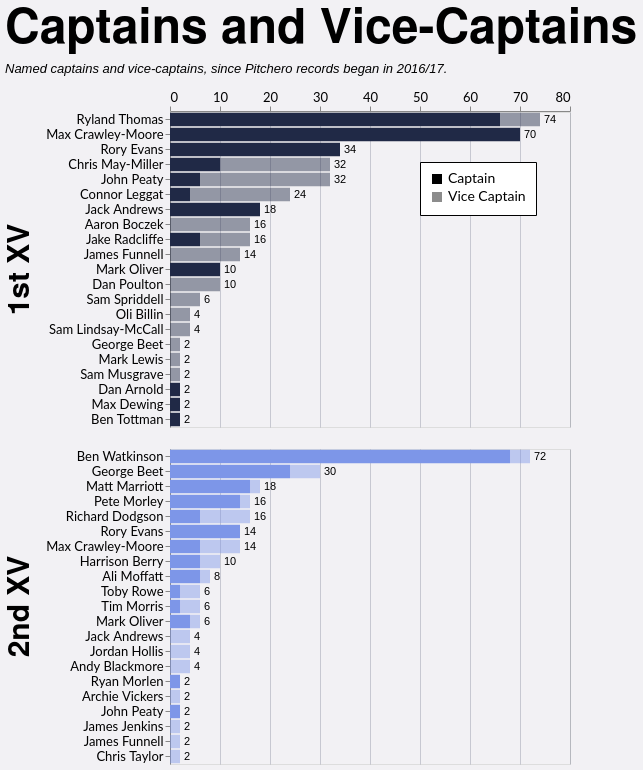

Specify this chart in Vega-Lite:
### Vega-Lite specification from a JSON file in a GitHub repository (floating-point values rounded to 4 significant figures; data arrays with more than 128 entries replaced by an {"elided": "..."} marker saying what was removed)
{"config": {"axis": {"labelFont": "Lato, sans-serif", "titleFont": "PT Sans Narrow, Helvetica Neue, Helvetica, Arial, sans-serif", "labelFontSize": 13, "titleFontSize": 24, "gridColor": "#202947", "gridOpacity": 0.2}, "header": {"labelFont": "PT Sans Narrow, Helvetica Neue, Helvetica, Arial, sans-serif", "titleFont": "PT Sans Narrow, Helvetica Neue, Helvetica, Arial, sans-serif", "labelFontSize": 24, "titleFontSize": 28, "labelFontWeight": "bold", "orient": "left"}, "legend": {"labelFont": "Lato, sans-serif", "titleFont": "PT Sans Narrow, Helvetica Neue, Helvetica, Arial, sans-serif", "labelFontSize": 14, "titleFontSize": 16, "titlePadding": 5, "fillColor": "white", "strokeColor": "black", "padding": 10, "titleFontWeight": "lighter", "titleFontStyle": "italic", "titleColor": "gray", "offset": 10}, "title": {"font": "PT Sans Narrow, Helvetica Neue, Helvetica, Arial, sans-serif", "fontSize": 48, "fontWeight": "bold", "anchor": "start", "align": "center", "titlePadding": 20, "subtitlePadding": 10, "subtitleFontSize": 13, "subtitleColor": "", "subtitleFontStyle": "italic", "offset": 15, "color": "black"}, "axisX": {"labelAngle": 0}, "facet": {"title": null, "header": null, "align": {"row": "each", "column": "each"}}, "resolve": {"scale": {"y": "independent", "facet": "independent"}}, "background": "#f2f1f4"}, "data": {"name": "data-733d58345ba19553e5a447d78cc8a91b"}, "facet": {"row": {"field": "squad", "header": {"labelExpr": "datum.value + ' XV'", "labelFontSize": 30, "title": null}, "sort": ["1st", "2nd"], "title": null, "type": "nominal"}}, "spec": {"layer": [{"mark": {"type": "bar"}, "encoding": {"color": {"field": "squad", "legend": null, "scale": {"domain": ["1st", "2nd"], "range": ["#202946", "#7d96e8"]}, "sort": ["1st", "2nd"], "type": "nominal"}, "opacity": {"field": "role", "legend": {"legendX": 250, "legendY": 50, "orient": "none", "title": null}, "scale": {"domain": ["Captain", "Vice Captain"], "range": [1.0, 0.45]}, "sort": ["Captain", "Vice Captain"], "type": "nominal"}, "order": {"field": "stack_order", "sort": "ascending", "type": "quantitative"}, "tooltip": [{"field": "player", "title": "Player", "type": "nominal"}, {"field": "squad", "title": "Squad", "type": "nominal"}, {"field": "role", "title": "Role", "type": "nominal"}, {"field": "games_agg", "title": "Games", "type": "quantitative"}], "x": {"axis": {"orient": "top", "title": null}, "field": "x0", "type": "quantitative"}, "x2": {"field": "x2"}, "y": {"field": "player", "sort": {"field": "sort_total", "order": "descending"}, "title": null, "type": "nominal"}}, "transform": [{"aggregate": [{"op": "sum", "field": "games", "as": "games_agg"}, {"op": "max", "field": "sort_total", "as": "sort_total"}], "groupby": ["player", "squad", "role", "stack_order"]}, {"window": [{"op": "sum", "field": "games_agg", "as": "x2"}], "frame": [null, 0], "groupby": ["player", "squad"], "sort": [{"field": "stack_order", "order": "ascending"}]}, {"calculate": "datum.x2 - datum.games_agg", "as": "x0"}]}, {"mark": {"type": "text", "align": "left", "baseline": "middle", "color": "black", "dx": 4, "fontSize": 11}, "encoding": {"text": {"field": "total_games", "format": ".0f", "type": "quantitative"}, "x": {"axis": {"orient": "top", "title": null}, "field": "total_games", "type": "quantitative"}, "y": {"field": "player", "sort": {"field": "sort_total", "order": "descending"}, "title": null, "type": "nominal"}}, "transform": [{"aggregate": [{"op": "sum", "field": "games", "as": "total_games"}, {"op": "max", "field": "sort_total", "as": "sort_total"}], "groupby": ["player", "squad"]}]}], "height": {"step": 15}, "width": 400}, "resolve": {"scale": {"y": "independent"}}, "title": {"text": "Captains and Vice-Captains", "subtitle": "Named captains and vice-captains, since Pitchero records began in 2016/17."}, "$schema": "https://vega.github.io/schema/vega-lite/v5.20.1.json", "datasets": {"data-733d58345ba19553e5a447d78cc8a91b": {"elided": "197 records"}}}
